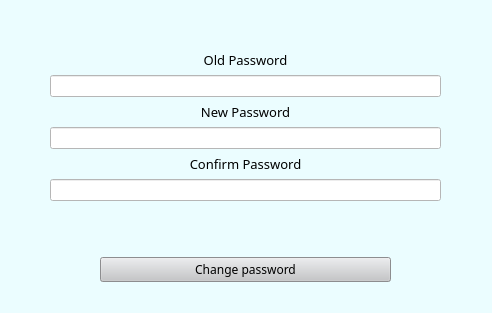
<?xml version="1.0" encoding="UTF-8"?>
<ui version="4.0">
 <class>PasswordChange</class>
 <widget class="QWidget" name="PasswordChange">
  <property name="geometry">
   <rect>
    <x>0</x>
    <y>0</y>
    <width>492</width>
    <height>313</height>
   </rect>
  </property>
  <property name="windowTitle">
   <string>Change Password</string>
  </property>
  <property name="styleSheet">
   <string notr="true">background-color: rgb(235, 253, 255);
</string>
  </property>
  <widget class="QWidget" name="verticalLayoutWidget">
   <property name="geometry">
    <rect>
     <x>0</x>
     <y>40</y>
     <width>491</width>
     <height>172</height>
    </rect>
   </property>
   <layout class="QVBoxLayout" name="verticalLayout">
    <property name="leftMargin">
     <number>50</number>
    </property>
    <property name="rightMargin">
     <number>50</number>
    </property>
    <item>
     <widget class="QLabel" name="oldPasswordLbl">
      <property name="font">
       <font>
        <family>Bahnschrift SemiBold</family>
        <pointsize>10</pointsize>
       </font>
      </property>
      <property name="text">
       <string>Old Password</string>
      </property>
      <property name="alignment">
       <set>Qt::AlignCenter</set>
      </property>
     </widget>
    </item>
    <item>
     <widget class="QLineEdit" name="oldPasswordInput">
      <property name="styleSheet">
       <string notr="true">background-color: rgb(255, 255, 255);</string>
      </property>
      <property name="echoMode">
       <enum>QLineEdit::Password</enum>
      </property>
     </widget>
    </item>
    <item>
     <widget class="QLabel" name="newPasswordLbl">
      <property name="font">
       <font>
        <family>Bahnschrift SemiBold</family>
        <pointsize>10</pointsize>
       </font>
      </property>
      <property name="text">
       <string>New Password</string>
      </property>
      <property name="alignment">
       <set>Qt::AlignCenter</set>
      </property>
     </widget>
    </item>
    <item>
     <widget class="QLineEdit" name="newPasswordInput">
      <property name="styleSheet">
       <string notr="true">background-color: rgb(255, 255, 255);</string>
      </property>
      <property name="echoMode">
       <enum>QLineEdit::Password</enum>
      </property>
     </widget>
    </item>
    <item>
     <widget class="QLabel" name="confirmPasswordLbl">
      <property name="font">
       <font>
        <family>Bahnschrift SemiBold</family>
        <pointsize>10</pointsize>
       </font>
      </property>
      <property name="text">
       <string>Confirm Password</string>
      </property>
      <property name="alignment">
       <set>Qt::AlignCenter</set>
      </property>
     </widget>
    </item>
    <item>
     <widget class="QLineEdit" name="confirmPasswordInput">
      <property name="styleSheet">
       <string notr="true">background-color: rgb(255, 255, 255);</string>
      </property>
      <property name="echoMode">
       <enum>QLineEdit::Password</enum>
      </property>
     </widget>
    </item>
   </layout>
  </widget>
  <widget class="QWidget" name="verticalLayoutWidget_2">
   <property name="geometry">
    <rect>
     <x>0</x>
     <y>230</y>
     <width>491</width>
     <height>80</height>
    </rect>
   </property>
   <layout class="QVBoxLayout" name="verticalLayout_3">
    <property name="leftMargin">
     <number>100</number>
    </property>
    <property name="rightMargin">
     <number>100</number>
    </property>
    <item>
     <widget class="QPushButton" name="passwordChangeBtn">
      <property name="font">
       <font>
        <family>Bahnschrift SemiBold</family>
       </font>
      </property>
      <property name="styleSheet">
       <string notr="true">background-color: rgb(197, 198, 200);</string>
      </property>
      <property name="text">
       <string>Change password</string>
      </property>
     </widget>
    </item>
   </layout>
  </widget>
 </widget>
 <layoutdefault spacing="6" margin="11"/>
 <resources/>
 <connections/>
</ui>
